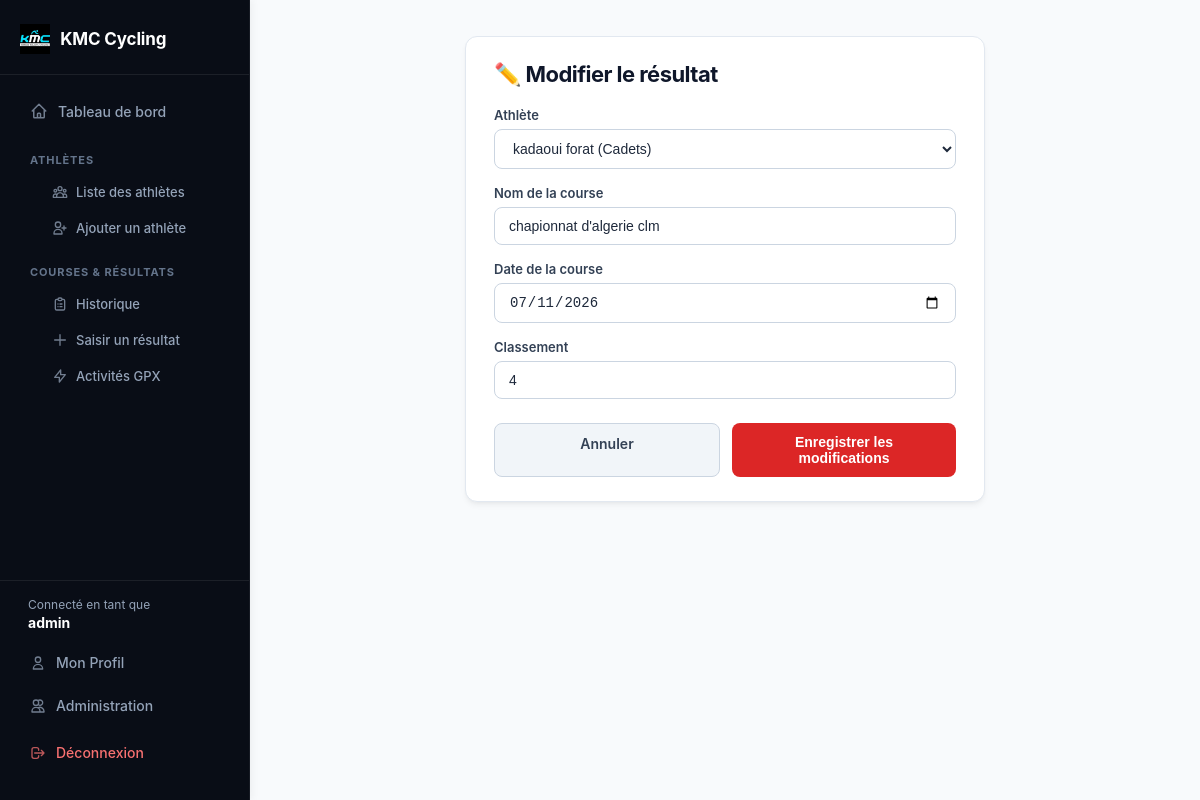
The app's page /resultat/modifier/1 (signed in) with its own data.
### tables this page shows
CREATE TABLE resultats (
            id INTEGER PRIMARY KEY AUTOINCREMENT,
            athlete_id INTEGER,
            nom_course TEXT NOT NULL,
            date_course TEXT,
            classement INTEGER,
            FOREIGN KEY (athlete_id) REFERENCES athletes (id) ON DELETE CASCADE
        );

CREATE TABLE athletes (
            id INTEGER PRIMARY KEY AUTOINCREMENT,
            nom TEXT NOT NULL,
            prenom TEXT NOT NULL,
            date_naissance TEXT,
            categorie TEXT,
            nom_fichier TEXT
        , user_id INTEGER);

### app.py (the view, shortened to what this page needs)
@app.route("/resultat/modifier/<int:id>", methods=["GET", "POST"])
@admin_required
def modifier_resultat(id):
    conn = get_db_connection()
    resultat = conn.execute(
        "SELECT * FROM resultats WHERE id = ?", (id,)
    ).fetchone()
    if not resultat:
        conn.close()
        flash("Résultat introuvable.", "erreur")
        return redirect(url_for("historique"))
    athletes = conn.execute(
        "SELECT * FROM athletes ORDER BY nom, prenom"
    ).fetchall()
    conn.close()
    return render_template(
        "modifier_resultat.html",
        resultat=resultat,
        athletes=athletes,
        categories=CATEGORIES,
    )

### app.py (called while the page is built)
def get_db_connection():
    conn = sqlite3.connect("cyclisme.db")
    conn.row_factory = sqlite3.Row
    conn.execute("PRAGMA foreign_keys = ON;")
    return conn

@app.after_request
def add_header(response):
    response.headers["Cache-Control"] = (
        "no-cache, no-store, must-revalidate, post-check=0, pre-check=0, max-age=0"
    )
    response.headers["Pragma"] = "no-cache"
    response.headers["Expires"] = "-1"
    return response

def admin_required(f):
    @wraps(f)
    def decorated_function(*args, **kwargs):
        if "user_id" not in session or session.get("role") != "admin":
            flash("Accès réservé exclusivement à l'administrateur.", "erreur")
            return redirect(url_for("index"))
        return f(*args, **kwargs)
    return decorated_function

### templates/modifier_resultat.html (shortened to what this page needs)
<!doctype html>
<html lang="fr">
  <head>
    <link rel="stylesheet" href="{{ url_for('static', filename='style.css') }}" />
  </head>
  <body>
    <div class="app-layout">
      {% include 'sidebar.html' %}
      <main class="content">
        <div class="container carte-formulaire">
          <div class="card">
            <h1>✏️ Modifier le résultat</h1>
            <form action="{{ url_for('modifier_resultat', id=resultat.id) }}" method="POST">
              <label for="athlete_id">Athlète</label>
              <select id="athlete_id" name="athlete_id" required>
                {% for a in athletes %}
                <option value="{{ a.id }}" {% if a.id == resultat.athlete_id %}selected{% endif %}>
                  {{ a.nom }} {{ a.prenom }} {% if a.categorie %}({{ a.categorie }}){% endif %}
                </option>
                {% endfor %}
              </select>
              <label for="course">Nom de la course</label>
              <input type="text" id="course" name="course" value="{{ resultat.nom_course }}" required />
              <label for="date_course">Date de la course</label>
              <input type="date" id="date_course" name="date_course" value="{{ resultat.date_course }}" required />
              <label for="classement">Classement</label>
              <input type="number" id="classement" name="classement" min="1" value="{{ resultat.classement }}" required />
              <div class="boutons">
                <a href="{{ url_for('historique') }}" class="lien-retour">Annuler</a>
                <button type="submit">Enregistrer les modifications</button>
              </div>
            </form>
          </div>
        </div>
      </main>
    </div>
  </body>
</html>

### static/style.css (style rules this page uses)
* { box-sizing: border-box; }
body { font-family: -apple-system, BlinkMacSystemFont, "Segoe UI", Roboto, Helvetica, Arial, sans-serif; background: #f8fafc; margin: 0; padding: 0; color: #1e293b; -webkit-font-smoothing: antialiased; }
h1 { margin-top: 0; font-size: 24px; font-weight: 700; color: #0f172a; letter-spacing: -0.025em; }
.app-layout { display: flex; min-height: 100vh; }
.content { flex: 1; padding: 36px; min-width: 0; }
.container { max-width: 1040px; margin: 0 auto; }
.card { background: #ffffff; border-radius: 12px; padding: 24px 28px; box-shadow: 0 4px 6px -1px rgba(0, 0, 0, 0.05), 0 2px 4px -2px rgba(0, 0, 0, 0.05); border: 1px solid #e2e8f0; }
.carte-formulaire { max-width: 520px; margin: 0 auto; }
.carte-formulaire h1 { font-size: 22px; margin-bottom: 20px; }
label { display: block; font-size: 13px; font-weight: 600; margin-top: 16px; margin-bottom: 6px; color: #334155; }
input, select { width: 100%; padding: 10px 14px; border: 1px solid #cbd5e1; border-radius: 8px; font-size: 14px; background-color: #ffffff; color: #1e293b; transition: border-color 0.2s, box-shadow 0.2s; }
button { margin-top: 20px; background: #dc2626; color: white; border: none; padding: 11px 20px; border-radius: 8px; font-weight: 600; cursor: pointer; font-size: 14px; transition: background-color 0.2s, transform 0.05s; }
.boutons { display: flex; gap: 12px; margin-top: 24px; }
.boutons button { flex: 1; margin-top: 0; }
.lien-retour { padding: 11px 20px; border-radius: 8px; font-weight: 600; cursor: pointer; font-size: 14px; border: 1px solid #cbd5e1; text-decoration: none; text-align: center; background: #f1f5f9; color: #334155; flex: 1; display: inline-block; transition: background-color 0.2s; }

### records on screen
resultats: athlete_id "kadaoui forat (Cadets)", course "chapionnat d'algerie clm", date_course "07/11/2026", classement "4"

### other values on screen
{{ session.get('username', 'Utilisateur') }} "admin"
